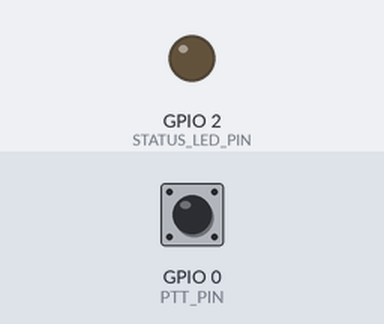
The sketch below on a simulated ESP32-S3. Parts: output pins drawn as LEDs (lit = HIGH). The test bench sets the inputs (shaded band); at power-on: GPIO 0 (PTT_PIN) HIGH. WiFi joins after 1.5 s; servers stay silent unless stated; a WiFi scan finds three made-up networks; I2S audio is not simulated (input reads silence); uploads are accepted with an empty reply; not simulated (calls return 0 or success): secrets.h; what the sketch prints to the serial monitor is not drawn.

Above: at 7.3 s.
7.4 s: GPIO 0 (PTT_PIN) pulled LOW for 0.15 s
At 8.7 s:
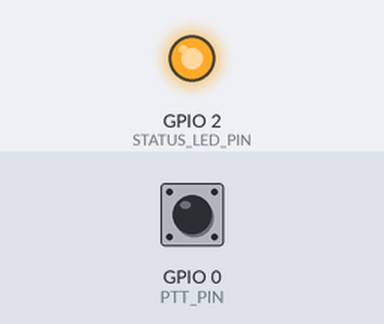
Timing chart, 0 to 16.0 s (numbered marks = the images above; inputs shaded):
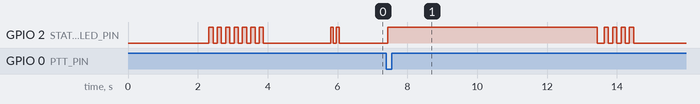

The sketch:

hermes_satellite.ino
```cpp
/*
 * Hermes Voice Satellite — CLASSIC ESP32 (ESP-WROOM-32) build
 * ----------------------------------------------------------------------------
 * Push-to-talk: press the button and speak. Each press records a fixed window
 * (RECORD_SECONDS, default 3 s) of 16 kHz mono audio from an INMP441 I2S mic,
 * POSTs it to the Hermes bridge on your PC, and STREAMS the spoken reply
 * straight to a MAX98357A I2S amp + speaker. Releasing early does not stop it.
 *
 * WiFi credentials come from secrets.h (WIFI_SSID / WIFI_PASS), compiled in.
 * To change networks, edit secrets.h and reflash. Don't hold the BOOT button
 * (GPIO0) while powering on: that puts the chip into ROM download mode.
 *
 * Bridge address: with USE_MDNS 1 the satellite looks for _hermes._tcp on the
 * LAN and falls back to BRIDGE_HOST. With USE_MDNS 0 it only uses BRIDGE_HOST
 * (safer: no other LAN device can pose as the bridge and receive the token).
 *
 * NOTE: This chip has no PSRAM, so on-device wake word is not available —
 * push-to-talk only. Pins avoid GPIO6-11 (wired to flash on classic ESP32).
 */

#include <Arduino.h>
#include <WiFi.h>
#include <HTTPClient.h>
#include <ESPmDNS.h>
#include "secrets.h"              // WIFI_SSID / WIFI_PASS (generated locally)
#include "config.h"               // bridge/token/behavior settings
#include <driver/i2s.h>

#ifndef USE_MDNS
#define USE_MDNS 1
#endif

// Resolved at runtime by mDNS (if USE_MDNS); otherwise / on a miss, BRIDGE_HOST.
String   g_bridgeHost = BRIDGE_HOST;
uint16_t g_bridgePort = BRIDGE_PORT;

// ── Pins — CLASSIC ESP32 safe map (also printed on the expansion board) ─────
// Bottom edge of the 30-pin board: … D14 D27 D26 | D25 D33 D32 …
// Mic = first trio (D14/D27/D26), Amp = next trio (D25/D33/D32) — 6 pins in a row.
#undef MIC_BCLK_PIN
#undef MIC_WS_PIN
#undef MIC_DATA_PIN
#undef AMP_BCLK_PIN
#undef AMP_WS_PIN
#undef AMP_DATA_PIN
#undef STATUS_LED_PIN
#define MIC_SCK_PIN   14   // INMP441 SCK  → D14
#define MIC_WS_PIN    27   // INMP441 WS   → D27
#define MIC_SD_PIN    26   // INMP441 SD   → D26
#define AMP_BCLK_PIN  25   // MAX98357A BCLK → D25
#define AMP_WS_PIN    33   // MAX98357A LRC  → D33
#define AMP_DIN_PIN   32   // MAX98357A DIN  → D32
#define PTT_PIN        0   // onboard BOOT button (GPIO0) — press & hold to talk, no wiring
#define STATUS_LED_PIN 2   // status LED via 220 ohm

// ── Audio ───────────────────────────────────────────────────────────────────
#ifndef RECORD_SECONDS
#define RECORD_SECONDS MAX_RECORD_SECONDS
#endif
#define WAV_HEADER_SIZE 44

#define I2S_MIC_PORT  I2S_NUM_0
#define I2S_AMP_PORT  I2S_NUM_1

static uint32_t TOTAL_SAMPLES = SAMPLE_RATE * RECORD_SECONDS * NUM_CHANNELS;
static uint32_t PCM_BYTES     = TOTAL_SAMPLES * (BITS_PER_SAMPLE / 8);
static uint32_t WAV_TOTAL     = WAV_HEADER_SIZE + PCM_BYTES;

// Recording buffer: allocated ONCE in setup() (before WiFi takes its heap) and
// kept for the device's lifetime, so heap fragmentation can't shrink it later.
static uint8_t* g_wav = nullptr;

// Amp DMA ring = 8 bufs x 256 frames; 4 bytes/frame covers 16-bit stereo.
#define AMP_DMA_BUF_COUNT 8
#define AMP_DMA_BUF_LEN   256
#define AMP_DMA_RING_MAX_BYTES (AMP_DMA_BUF_COUNT * AMP_DMA_BUF_LEN * 4)

// postAndPlay() results: 0 = played; <0 = couldn't reach the bridge
// (transport error → worth re-discovering); >0 = bridge answered but the
// request or reply was bad (HTTP status, or PLAY_BAD_REPLY).
#define PLAY_OK          0
#define PLAY_NO_WIFI     -1000
#define PLAY_BAD_REPLY   1

// ── forward decls ───────────────────────────────────────────────────────────
void setupWiFi();
void discoverBridge(bool keepCurrentOnMiss);
bool setupMicI2S();
bool setupAmpI2S();
void buildWAVHeader(uint8_t* h, uint32_t pcmBytes, uint32_t sr);
void recordWAV(uint8_t* buf);
int  postAndPlay(const uint8_t* wav, size_t len);
bool allocRecordBuffer();
void blinkError(int n);
void led(bool on) { digitalWrite(STATUS_LED_PIN, on ? HIGH : LOW); }

// ── setup ───────────────────────────────────────────────────────────────────
void setup() {
  Serial.begin(115200);
  delay(300);
  Serial.println("\n[Hermes] booting (classic ESP32)…");

  pinMode(STATUS_LED_PIN, OUTPUT);
  led(false);
  pinMode(PTT_PIN, INPUT_PULLUP);

  // Grab the big buffer before WiFi/lwIP carve up the heap.
  if (!allocRecordBuffer()) {
    Serial.println("[MEM] can't allocate recording buffer — rebooting");
    blinkError(6); delay(1000); ESP.restart();
  }

  setupWiFi();
#if USE_MDNS
  MDNS.begin("hermes-satellite");
#endif
  discoverBridge(false); // find the PC brain by name; falls back to the fixed IP

  if (!setupMicI2S()) { Serial.println("[ERR] mic I2S"); while (true){ blinkError(3); delay(1500);} }
  if (!setupAmpI2S()) { Serial.println("[ERR] amp I2S"); while (true){ blinkError(5); delay(1500);} }

  Serial.println("[Hermes] ready — hold the button and speak.");
  for (int i=0;i<2;i++){ led(true); delay(80); led(false); delay(80); }
}

// ── loop ────────────────────────────────────────────────────────────────────
void loop() {
  if (digitalRead(PTT_PIN) != LOW) { delay(5); return; }   // idle: don't spin the core flat out
  delay(30);
  if (digitalRead(PTT_PIN) != LOW) return;

  // Check the link BEFORE recording, so a dropped WiFi doesn't waste the utterance.
  if (WiFi.status() != WL_CONNECTED) {
    Serial.println("[WiFi] not connected — reconnecting, try again in a moment");
    WiFi.reconnect();
    blinkError(2);
    while (digitalRead(PTT_PIN) == LOW) delay(10);
    return;
  }

  Serial.println("[PTT] recording…");
  led(true);
  recordWAV(g_wav);
  led(false);

  int rc = postAndPlay(g_wav, WAV_TOTAL);
  if (rc != PLAY_OK) {
    blinkError(4);
    // Only a transport failure suggests the bridge moved. An HTTP status
    // (e.g. 401 bad token, 500) means we reached it — re-discovering would
    // just block the button for ~10 s.
    if (rc < 0 && rc != PLAY_NO_WIFI) discoverBridge(true);
  }

  Serial.println("[PTT] done — release button");
  while (digitalRead(PTT_PIN) == LOW) delay(10);
}

// ── recording buffer (once, at boot) ────────────────────────────────────────
bool allocRecordBuffer() {
  g_wav = (uint8_t*)malloc(WAV_TOTAL);
  if (g_wav) return true;
  Serial.printf("[MEM] %u s buffer (%u bytes) failed, trying 2 s\n",
                (unsigned)RECORD_SECONDS, (unsigned)WAV_TOTAL);
  TOTAL_SAMPLES = SAMPLE_RATE * 2 * NUM_CHANNELS;
  PCM_BYTES     = TOTAL_SAMPLES * (BITS_PER_SAMPLE / 8);
  WAV_TOTAL     = WAV_HEADER_SIZE + PCM_BYTES;
  g_wav = (uint8_t*)malloc(WAV_TOTAL);
  return g_wav != nullptr;
}

// ── WiFi (direct connect) ───────────────────────────────────────────────────
void setupWiFi() {
  WiFi.mode(WIFI_STA);
  WiFi.setSleep(false);
  WiFi.onEvent([](WiFiEvent_t e, WiFiEventInfo_t info){
    Serial.printf("[WiFi] DISCONNECT reason=%d\n", info.wifi_sta_disconnected.reason);
  }, ARDUINO_EVENT_WIFI_STA_DISCONNECTED);

  // Diagnostic: list every 2.4 GHz network the ESP32 can see
  Serial.println("[WiFi] scanning for 2.4 GHz networks…");
  int n = WiFi.scanNetworks();
  bool foundTarget = false;
  for (int i = 0; i < n; i++) {
    String s = WiFi.SSID(i);
    if (s == WIFI_SSID) foundTarget = true;
    Serial.printf("   %2d) ch%2d %4d dBm  %s  \"%s\"\n", i + 1, WiFi.channel(i),
                  WiFi.RSSI(i), (WiFi.encryptionType(i) == WIFI_AUTH_OPEN ? "open" : "enc "), s.c_str());
  }
  WiFi.scanDelete();   // free the scan results — they'd otherwise sit on the heap forever
  Serial.printf("[WiFi] target \"%s\" %s in 2.4 GHz scan\n",
                WIFI_SSID, foundTarget ? "FOUND ✓" : "NOT found ✗ (still 5 GHz / out of range)");

  Serial.printf("[WiFi] connecting to \"%s\"…\n", WIFI_SSID);
  WiFi.begin(WIFI_SSID, WIFI_PASS);
  unsigned long t0 = millis();
  while (WiFi.status() != WL_CONNECTED) {
    led(true); delay(120); led(false); delay(120);
    Serial.print('.');
    if (millis() - t0 > 30000) {
      Serial.println("\n[WiFi] failed — rebooting to retry");
      delay(1000); ESP.restart();
    }
  }
  Serial.printf("\n[WiFi] connected, IP %s\n", WiFi.localIP().toString().c_str());
}

// ── Find the PC brain by name (mDNS: _hermes._tcp) ──────────────────────────
// keepCurrentOnMiss: on a re-discovery, a transient mDNS miss keeps the host we
// already have instead of overwriting a good mDNS-found address with BRIDGE_HOST.
void discoverBridge(bool keepCurrentOnMiss) {
#if USE_MDNS
  Serial.println("[mDNS] looking for the Hermes brain…");
  for (int attempt = 0; attempt < 3; attempt++) {
    int n = MDNS.queryService("hermes", "tcp");   // matches the bridge's _hermes._tcp
    if (n > 0) {
      g_bridgeHost = MDNS.address(0).toString();
      g_bridgePort = MDNS.port(0);
      Serial.printf("[mDNS] found brain at %s:%u\n", g_bridgeHost.c_str(), g_bridgePort);
      return;
    }
    delay(600);
  }
  if (keepCurrentOnMiss) {
    Serial.printf("[mDNS] not found — keeping %s:%u\n", g_bridgeHost.c_str(), g_bridgePort);
    return;
  }
  Serial.printf("[mDNS] not found — using fixed %s:%u\n", BRIDGE_HOST, BRIDGE_PORT);
#else
  (void)keepCurrentOnMiss;
  Serial.printf("[Bridge] mDNS off — using fixed %s:%u\n", BRIDGE_HOST, BRIDGE_PORT);
#endif
  g_bridgeHost = BRIDGE_HOST;
  g_bridgePort = BRIDGE_PORT;
}

// ── mic (I2S RX) ────────────────────────────────────────────────────────────
bool setupMicI2S() {
  i2s_config_t cfg = {
    .mode = (i2s_mode_t)(I2S_MODE_MASTER | I2S_MODE_RX),
    .sample_rate = SAMPLE_RATE,
    .bits_per_sample = I2S_BITS_PER_SAMPLE_32BIT,   // INMP441 = 32-bit frames
    .channel_format = I2S_CHANNEL_FMT_ONLY_LEFT,
    .communication_format = I2S_COMM_FORMAT_STAND_I2S,
    .intr_alloc_flags = ESP_INTR_FLAG_LEVEL1,
    .dma_buf_count = 8, .dma_buf_len = 256,
    .use_apll = false, .tx_desc_auto_clear = false, .fixed_mclk = 0,
  };
  i2s_pin_config_t pins = {
    .mck_io_num = I2S_PIN_NO_CHANGE,   // no master clock (frees GPIO0 / BOOT button)
    .bck_io_num = MIC_SCK_PIN, .ws_io_num = MIC_WS_PIN,
    .data_out_num = I2S_PIN_NO_CHANGE, .data_in_num = MIC_SD_PIN,
  };
  if (i2s_driver_install(I2S_MIC_PORT, &cfg, 0, nullptr) != ESP_OK) return false;
  if (i2s_set_pin(I2S_MIC_PORT, &pins) != ESP_OK) return false;
  i2s_zero_dma_buffer(I2S_MIC_PORT);
  return true;
}

// ── amp (I2S TX) ────────────────────────────────────────────────────────────
bool setupAmpI2S() {
  i2s_config_t cfg = {
    .mode = (i2s_mode_t)(I2S_MODE_MASTER | I2S_MODE_TX),
    .sample_rate = SAMPLE_RATE,
    .bits_per_sample = I2S_BITS_PER_SAMPLE_16BIT,
    .channel_format = I2S_CHANNEL_FMT_ONLY_LEFT,
    .communication_format = I2S_COMM_FORMAT_STAND_I2S,
    .intr_alloc_flags = ESP_INTR_FLAG_LEVEL1,
    .dma_buf_count = AMP_DMA_BUF_COUNT, .dma_buf_len = AMP_DMA_BUF_LEN,
    .use_apll = false, .tx_desc_auto_clear = true, .fixed_mclk = 0,
  };
  i2s_pin_config_t pins = {
    .mck_io_num = I2S_PIN_NO_CHANGE,   // no master clock (frees GPIO0 / BOOT button)
    .bck_io_num = AMP_BCLK_PIN, .ws_io_num = AMP_WS_PIN,
    .data_out_num = AMP_DIN_PIN, .data_in_num = I2S_PIN_NO_CHANGE,
  };
  if (i2s_driver_install(I2S_AMP_PORT, &cfg, 0, nullptr) != ESP_OK) return false;
  if (i2s_set_pin(I2S_AMP_PORT, &pins) != ESP_OK) return false;
  i2s_zero_dma_buffer(I2S_AMP_PORT);
  return true;
}

// ── WAV header ──────────────────────────────────────────────────────────────
void buildWAVHeader(uint8_t* h, uint32_t pcmBytes, uint32_t sr) {
  uint32_t byteRate = sr * NUM_CHANNELS * (BITS_PER_SAMPLE/8);
  uint16_t blockAlign = NUM_CHANNELS * (BITS_PER_SAMPLE/8);
  uint32_t chunk = 36 + pcmBytes;
  memcpy(h, "RIFF", 4);
  h[4]=chunk; h[5]=chunk>>8; h[6]=chunk>>16; h[7]=chunk>>24;
  memcpy(h+8, "WAVEfmt ", 8);
  h[16]=16;h[17]=0;h[18]=0;h[19]=0; h[20]=1;h[21]=0;
  h[22]=NUM_CHANNELS;h[23]=0;
  h[24]=sr;h[25]=sr>>8;h[26]=sr>>16;h[27]=sr>>24;
  h[28]=byteRate;h[29]=byteRate>>8;h[30]=byteRate>>16;h[31]=byteRate>>24;
  h[32]=blockAlign;h[33]=0; h[34]=BITS_PER_SAMPLE;h[35]=0;
  memcpy(h+36, "data", 4);
  h[40]=pcmBytes;h[41]=pcmBytes>>8;h[42]=pcmBytes>>16;h[43]=pcmBytes>>24;
}

// ── record ──────────────────────────────────────────────────────────────────
void recordWAV(uint8_t* buf) {
  buildWAVHeader(buf, PCM_BYTES, SAMPLE_RATE);
  int16_t* dst = (int16_t*)(buf + WAV_HEADER_SIZE);
  const size_t CH = 256;
  int32_t raw[CH];
  uint32_t left = TOTAL_SAMPLES, idx = 0;
  int32_t peak = 0, rawPeak = 0; uint64_t sumSq = 0;
  while (left > 0) {
    size_t want = (left < CH ? left : CH), n = 0;
    i2s_read(I2S_MIC_PORT, raw, want*sizeof(int32_t), &n, portMAX_DELAY);
    size_t got = n / sizeof(int32_t);
    for (size_t i=0;i<got;i++) {
      int32_t s = raw[i] >> MIC_GAIN_SHIFT;
      if (s > 32767) s = 32767; else if (s < -32768) s = -32768;   // clip instead of wrapping
      dst[idx++] = (int16_t)s;
      int32_t a = s < 0 ? -s : s;           if (a > peak) peak = a;
      int32_t r = raw[i] < 0 ? -(raw[i]>>1) : (raw[i]>>1); if (r > rawPeak) rawPeak = r;
      sumSq += (uint64_t)((int64_t)s * s);
    }
    left -= got;
  }
  // Mic level check: speech is typically peak > 2000. Peak ~0 = mic not wired / no data.
  Serial.printf("[Rec] %u samples, peak %d, rms %u, raw peak 0x%08X\n", (unsigned)TOTAL_SAMPLES,
                (int)peak, (unsigned)sqrt((double)sumSq / TOTAL_SAMPLES), (unsigned)(rawPeak << 1));
}

// ── POST audio, STREAM reply straight to the speaker ────────────────────────
// Returns PLAY_OK, a negative transport error, or a positive HTTP status /
// PLAY_BAD_REPLY (see the PLAY_* defines at the top).
int postAndPlay(const uint8_t* wav, size_t len) {
  if (WiFi.status() != WL_CONNECTED) { Serial.println("[HTTP] no wifi"); return PLAY_NO_WIFI; }
  HTTPClient http;
  char url[96];
  snprintf(url, sizeof(url), "http://%s:%u%s", g_bridgeHost.c_str(), g_bridgePort, BRIDGE_PATH);
  http.begin(url);
  http.setReuse(false);              // ask the bridge to close the socket after the reply
  http.setTimeout(BRIDGE_TIMEOUT_MS);
  http.addHeader("Content-Type", "audio/wav");
  if (BRIDGE_TOKEN[0] != '\0') http.addHeader("X-Hermes-Token", BRIDGE_TOKEN);  // "" = no token
  Serial.printf("[HTTP] POST %u bytes -> %s\n", (unsigned)len, url);

  int code = http.POST((uint8_t*)wav, len);
  if (code != HTTP_CODE_OK) {
    Serial.printf("[HTTP] failed: %d (%s)\n", code, http.errorToString(code).c_str());
    http.end();
    return code;                     // <0 transport error, >0 HTTP status
  }

  WiFiClient* s = http.getStreamPtr();
  int bodySize = http.getSize();     // Content-Length, or -1 if the server didn't send one

  // read + parse the 44-byte WAV header (deadlines use elapsed time, so
  // they survive the millis() wrap every ~49.7 days)
  uint8_t hdr[WAV_HEADER_SIZE]; int hp = 0;
  unsigned long t0 = millis();
  while (hp < WAV_HEADER_SIZE && millis() - t0 < BRIDGE_TIMEOUT_MS) {
    if (s->available()) hdr[hp++] = s->read();
    else if (!http.connected()) break;
    else delay(1);                   // don't spin the core while waiting
  }
  if (hp < WAV_HEADER_SIZE) { Serial.println("[Play] short reply"); http.end(); return PLAY_BAD_REPLY; }

  uint32_t sr = hdr[24]|(hdr[25]<<8)|(hdr[26]<<16)|((uint32_t)hdr[27]<<24);
  uint16_t bits = hdr[34]|(hdr[35]<<8);
  uint16_t ch = hdr[22]|(hdr[23]<<8);
  if (memcmp(hdr, "RIFF", 4) != 0 || memcmp(hdr + 8, "WAVE", 4) != 0 ||
      bits != 16 || (ch != 1 && ch != 2)) {
    Serial.printf("[Play] not a 16-bit mono/stereo WAV (bits=%u ch=%u) — skipping\n", bits, ch);
    http.end(); return PLAY_BAD_REPLY;
  }
  if (sr < 8000 || sr > 48000) sr = SAMPLE_RATE;
  Serial.printf("[Play] %u Hz %u-bit %u-ch (streaming)\n", sr, bits, ch);
  if (i2s_set_clk(I2S_AMP_PORT, sr, I2S_BITS_PER_SAMPLE_16BIT,
                  ch == 2 ? I2S_CHANNEL_STEREO : I2S_CHANNEL_MONO) != ESP_OK) {
    Serial.println("[Play] i2s_set_clk failed");
    http.end(); return PLAY_BAD_REPLY;
  }

  // stream the rest straight to the amp. Stop when Content-Length bytes have
  // arrived (don't wait for a keep-alive socket to close), the server closes,
  // or nothing arrives for 3 s once audio has started.
  long remaining = bodySize > 0 ? (long)bodySize - WAV_HEADER_SIZE : -1;
  uint8_t chunk[1024]; size_t w;
  unsigned long idleLimit = BRIDGE_TIMEOUT_MS;   // first audio bytes may take a while
  t0 = millis();
  while (remaining != 0 && millis() - t0 < idleLimit) {
    size_t avail = s->available();
    if (avail) {
      size_t want = avail > sizeof(chunk) ? sizeof(chunk) : avail;
      if (remaining > 0 && (long)want > remaining) want = (size_t)remaining;
      int n = s->readBytes(chunk, want);
      if (n > 0) {
        i2s_write(I2S_AMP_PORT, chunk, n, &w, portMAX_DELAY);
        if (remaining > 0) remaining -= n;
        t0 = millis();
        idleLimit = 3000;
      }
    } else if (!http.connected()) break;
    else delay(2);
  }

  // i2s_write returns once data is in the DMA ring, not once it has played.
  // Push a full ring of silence so the real tail drains to the speaker before
  // we clear the buffers and retune the clock — otherwise the last ~100 ms
  // (often the final syllable) gets cut off.
  memset(chunk, 0, sizeof(chunk));
  for (size_t pushed = 0; pushed < AMP_DMA_RING_MAX_BYTES; pushed += sizeof(chunk)) {
    i2s_write(I2S_AMP_PORT, chunk, sizeof(chunk), &w, portMAX_DELAY);
  }
  i2s_zero_dma_buffer(I2S_AMP_PORT);
  i2s_set_clk(I2S_AMP_PORT, SAMPLE_RATE, I2S_BITS_PER_SAMPLE_16BIT, I2S_CHANNEL_MONO);
  http.end();
  Serial.println("[Play] done");
  return PLAY_OK;
}

void blinkError(int n){ for(int i=0;i<n;i++){ led(true);delay(120);led(false);delay(120);} }
```

Source omitted: config.example.h (1929 bytes)

Measured:
- after the input at 7.4 s, GPIO 2 (STATUS_LED_PIN): goes HIGH 6.0 s, LOW 0.20 s, 3 × (HIGH 0.12 s, LOW 0.12 s), HIGH 0.12 s, then LOW, starting at once
